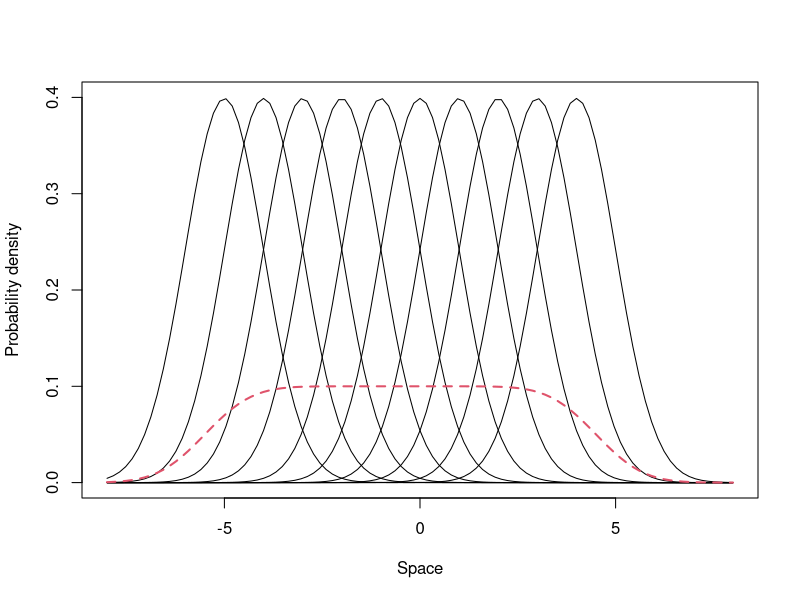
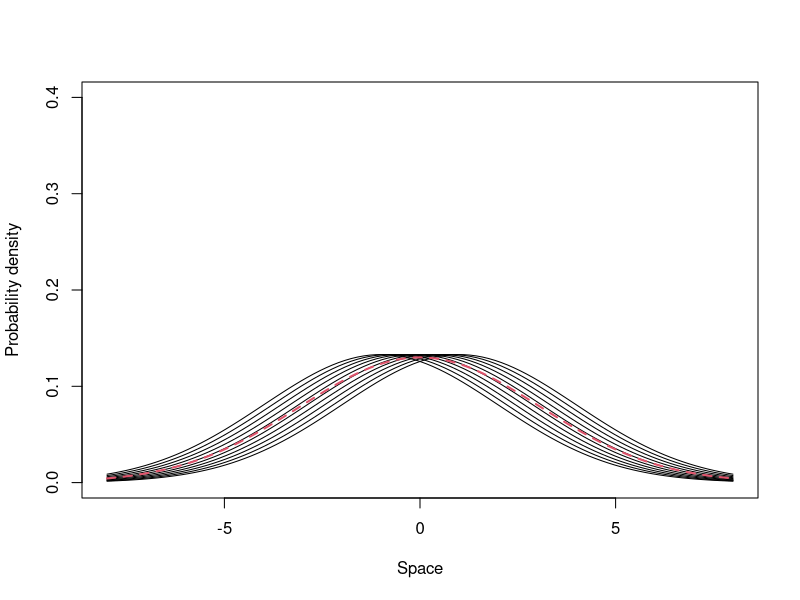
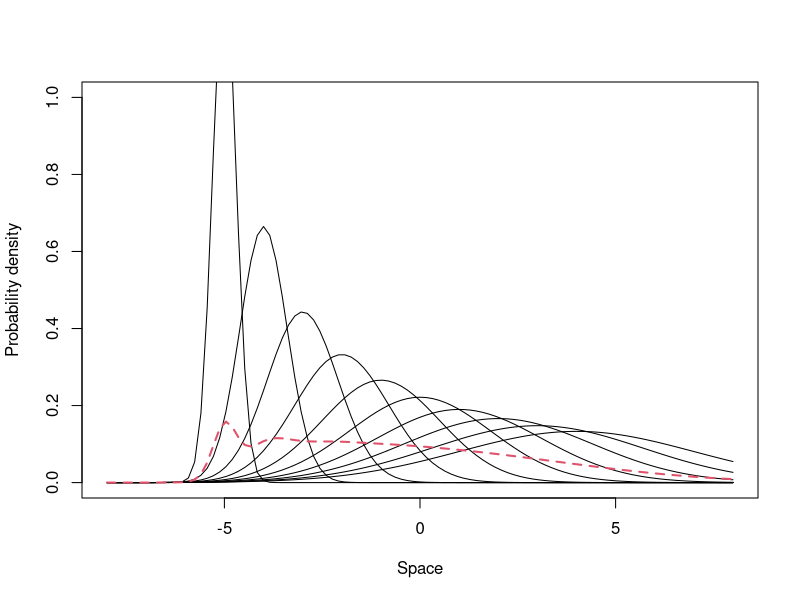
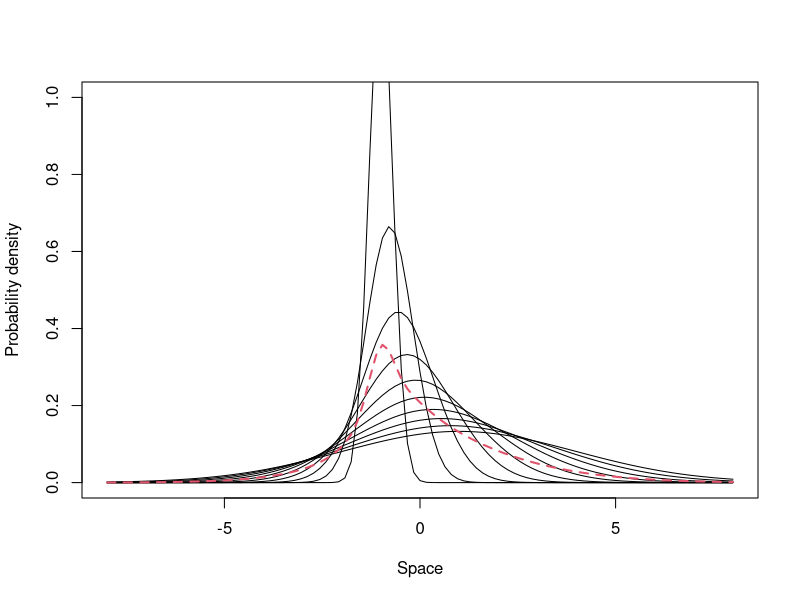

These charts were generated, in order, by the following R code:
## ---- chunk 1
# Specialist individuals, no SD variation

# simulate 10 individuals

# individual UD mean
avg.specialist.low <- seq(-5, 4, 1)
# individual UD SD
sd.specialist.low <- 1

# Populational UD
pop.curve <- function(x, mn, sd) {
  f <- 0
  for(i in mn) f <- f + dnorm(x, mean = i, sd = sd)
  f/length(mn)
}
# Making sure it integrates to 1
integrate(pop.curve, lower = -Inf, upper = Inf, mn = avg.specialist.low, 
          sd = sd.specialist.low)

# Plot
plot(0, 0, type = "n", xlim = c(-8,8), ylim = c(0, .4),
     xlab = "Space", ylab = "Probability density")
for(i in avg.specialist.low) curve(dnorm(x, mean = i, sd = sd.specialist.low), 
                                   from = -8, to = 8, add = T)
curve(pop.curve(x, mn = avg.specialist.low, sd = sd.specialist.low),
      from = -8, to = 8, lwd = 2, lty = 2, col = 2, add = T)
## ---- chunk 2
# declare SpatIS function 
spatis <- function(i) {
  1 - integrate(function(x, md) 
    pmin(dnorm(x, mean = md, sd = sd.specialist.low), 
         pop.curve(x, mn = avg.specialist.low, sd = sd.specialist.low)), 
    lower = -Inf, upper = Inf, md = i)$value
}
  
# declare SpatICS function
spatics <- function(i) {
  1 - integrate(function(x, md) 
    pmin(dnorm(x, mean = md, sd = sd.specialist.low), 
         pop.curve(x, mn = avg.specialist.low[avg.specialist.low != md], sd = sd.specialist.low)), 
    lower = -Inf, upper = Inf, md = i)$value 
}

# calculate SpatIS
# individual values
sapply(avg.specialist.low, spatis)
# populational value
mean(sapply(avg.specialist.low, spatis))

# calculate SpatICS
# individual values
sapply(avg.specialist.low, spatics)
# populational value
mean(sapply(avg.specialist.low, spatics))
## ---- chunk 3
# Generalist individuals, no SD variation

# simulate 10 individuals

# individual UD mean
avg.specialist.low <- seq(-1, 1, length.out = 10)
# individual UD SD
sd.specialist.low <- 3

# Populational UD
pop.curve <- function(x, mn, sd) {
  f <- 0
  for(i in mn) f <- f + dnorm(x, mean = i, sd = sd)
  f/length(mn)
}
# Making sure it integrates to 1
integrate(pop.curve, lower = -Inf, upper = Inf, mn = avg.specialist.low, 
          sd = sd.specialist.low)

# Plot
plot(0, 0, type = "n", xlim = c(-8,8), ylim = c(0, 0.4),
     xlab = "Space", ylab = "Probability density")
for(i in avg.specialist.low) curve(dnorm(x, mean = i, sd = sd.specialist.low), 
                                   from = -8, to = 8, add = T)
curve(pop.curve(x, mn = avg.specialist.low, sd = sd.specialist.low), 
      from = -8, to = 8, lwd = 2, lty = 2, col = 2, add = T)
## ---- chunk 4
# declare SpatIS function 
spatis <- function(i) {
  1 - integrate(function(x, md) 
    pmin(dnorm(x, mean = md, sd = sd.specialist.low), 
         pop.curve(x, mn = avg.specialist.low, sd = sd.specialist.low)), 
    lower = -Inf, upper = Inf, md = i)$value
}
  
# declare SpatICS function
spatics <- function(i) {
  1 - integrate(function(x, md) 
    pmin(dnorm(x, mean = md, sd = sd.specialist.low), 
         pop.curve(x, mn = avg.specialist.low[avg.specialist.low != md], 
                   sd = sd.specialist.low)), 
    lower = -Inf, upper = Inf, md = i)$value 
}

# calculate SpatIS
# individual values
sapply(avg.specialist.low, spatis)
# populational value
mean(sapply(avg.specialist.low, spatis))

# calculate SpatICS
# individual values
sapply(avg.specialist.low, spatics)
# populational value
mean(sapply(avg.specialist.low, spatics))
## ---- chunk 5
# Specialist individuals, high interindividual SD variation

# simulate 10 individuals

# individual UD mean
avg.specialist.low <- seq(-5, 4, length.out = 10)
# individual UD SD
# sd.specialist.low <- runif(10, 0, 3)
sd.specialist.low <- seq(0.3, 3, length.out = 10)

# Populational UD
pop.curve <- function(x, mn, sd) {
  f <- 0
  for(i in 1:length(mn)) f <- f + dnorm(x, mean = mn[i], sd = sd[i])
  f/length(mn)
}
# Making sure it integrates to 1
integrate(pop.curve, lower = -Inf, upper = Inf, mn = avg.specialist.low, 
          sd = sd.specialist.low)

# plot
plot(0, 0, type = "n", xlim = c(-8,8), ylim = c(0, 1),
     xlab = "Space", ylab = "Probability density")
for(i in 1:length(avg.specialist.low)) curve(dnorm(x, mean = avg.specialist.low[i], 
                                                   sd = sd.specialist.low[i]), 
                                             from = -8, to = 8, add = T)
curve(pop.curve(x, mn = avg.specialist.low, sd = sd.specialist.low), 
      from = -8, to = 8, lwd = 2, lty = 2, add = T, col = 2)
## ---- chunk 6
# declare SpatIS function 
spatis <- function(i, j) {
  1 - integrate(function(x, md, ss) 
    pmin(dnorm(x, mean = md, sd = ss), 
         pop.curve(x, mn = avg.specialist.low, sd = sd.specialist.low)), 
    lower = -Inf, upper = Inf, md = i, ss = j)$value
}

# declare SpatICS function
spatics <- function(i, j) {
  1 - integrate(function(x, md, ss) 
    pmin(dnorm(x, mean = md, sd = ss), 
         pop.curve(x, mn = avg.specialist.low[avg.specialist.low != md], 
                   sd = sd.specialist.low[sd.specialist.low != ss])), 
    lower = -Inf, upper = Inf, md = i, ss = j)$value
}
 
# calculate SpatIS
# individual values
mapply(spatis, avg.specialist.low, sd.specialist.low)
# populational value
mean(mapply(spatis, avg.specialist.low, sd.specialist.low))

# calculate SpatICS
# individual values
mapply(spatics, avg.specialist.low, sd.specialist.low)
# populational value
mean(mapply(spatics, avg.specialist.low, sd.specialist.low))
## ---- chunk 7
# Generalist individuals, high interindividual SD variation

# simulate 10 individuals

# individual UD mean
avg.specialist.low <- seq(-1, 1, length.out = 10)
# individual UD SD
# sd.specialist.low <- runif(10, 0, 3)
sd.specialist.low <- seq(0.3, 3, length.out = 10)

# Populational UD
pop.curve <- function(x, mn, sd) {
  f <- 0
  for(i in 1:length(mn)) f <- f + dnorm(x, mean = mn[i], sd = sd[i])
  f/length(mn)
}
# Making sure it integrates to 1
integrate(pop.curve, lower = -Inf, upper = Inf, mn = avg.specialist.low, 
          sd = sd.specialist.low)

# plot
plot(0, 0, type = "n", xlim = c(-8,8), ylim = c(0, 1),
     xlab = "Space", ylab = "Probability density")
for(i in 1:length(avg.specialist.low)) {
  curve(dnorm(x, mean = avg.specialist.low[i], 
              sd = sd.specialist.low[i]), from = -8, to = 8, add = T)
}
curve(pop.curve(x, mn = avg.specialist.low, sd = sd.specialist.low), 
      from = -8, to = 8, lwd = 2, lty = 2, add = T, col = 2)
## ---- chunk 8
# declare SpatIS function 
spatis <- function(i, j) {
  1 - integrate(function(x, md, ss) 
    pmin(dnorm(x, mean = md, sd = ss), 
         pop.curve(x, mn = avg.specialist.low, sd = sd.specialist.low)), 
    lower = -Inf, upper = Inf, md = i, ss = j)$value
}

# declare SpatICS function
spatics <- function(i, j) {
  1 - integrate(function(x, md, ss) 
    pmin(dnorm(x, mean = md, sd = ss), 
         pop.curve(x, mn = avg.specialist.low[avg.specialist.low != md],
                   sd = sd.specialist.low[sd.specialist.low != ss])), 
    lower = -Inf, upper = Inf, md = i, ss = j)$value
}

# calculate SpatIS
# individual values
mapply(spatis, avg.specialist.low, sd.specialist.low)
# populational value
mean(mapply(spatis, avg.specialist.low, sd.specialist.low))

# calculate SpatICS
# individual values
mapply(spatics, avg.specialist.low, sd.specialist.low)
# populational value
mean(mapply(spatics, avg.specialist.low, sd.specialist.low))
